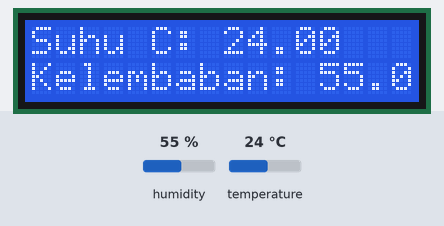
A sketch run on a simulated Arduino Uno, built with avr-gcc and run on an emulated ATmega328P. On the bench: 16×2 character LCD. The inputs (shaded band) are chosen by the test bench; at power-on: humidity 55 %, temperature 24 °C. What the sketch prints to the serial monitor is not drawn.

Above: at 1.2 s.
1.3 s: humidity set to 22 %
At 2.6 s:
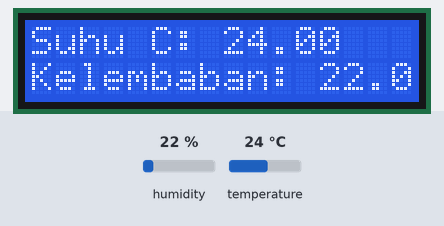
4.0 s: temperature set to 12 °C
At 5.3 s:
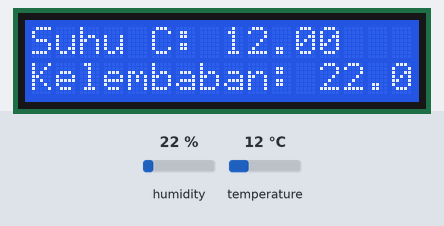
6.7 s: humidity set to 40 %
At 9.4 s:
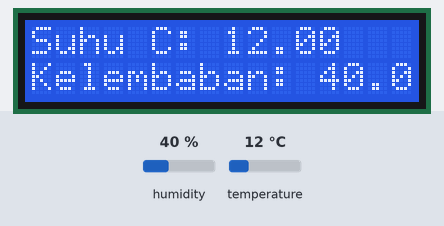
9.7 s: temperature set to 19 °C
At 10.9 s:
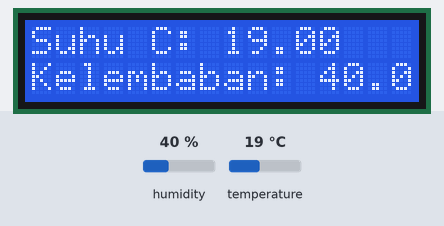
Timing chart, 0 to 12.7 s (numbered marks = the images above; inputs shaded):
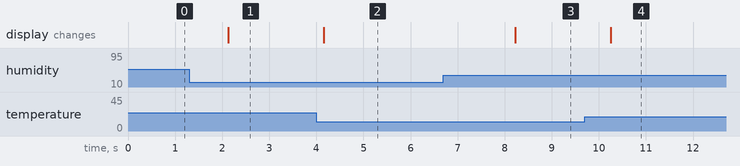

Measured:
- after the input at 1.3 s, the display: changes after 0.83 s (image 1)
- after the input at 4.0 s, the display: changes after 0.16 s (image 2)
- after the input at 6.7 s, the display: changes after 1.5 s (image 3)
- after the input at 9.7 s, the display: changes after 0.55 s (image 4)

The sketch:

007_SensorSuhuLM35LCD.ino
```cpp
#include <LiquidCrystal.h>
#include <DHT.h>

#define DHTPIN 7 // Ganti dengan pin data DHT11 yang sesuai
#define DHTTYPE DHT11

DHT dht(DHTPIN, DHTTYPE);

LiquidCrystal lcd(12, 11, 5, 4, 3, 2);

void setup() {
  lcd.begin(16, 2);
  Serial.begin(9600);
  dht.begin();
}

void loop() {
  float suhu = dht.readTemperature();
  float kelembaban = dht.readHumidity();

  Serial.print("Suhu Celsius = ");
  Serial.print(suhu);
  Serial.print(", Kelembaban = ");
  Serial.println(kelembaban);

  lcd.clear();
  lcd.setCursor(0, 0);
  lcd.print("Suhu C: ");
  lcd.print(suhu);
  lcd.setCursor(0, 1);
  lcd.print("Kelembaban: ");
  lcd.print(kelembaban);
  delay(2000);
}
```
